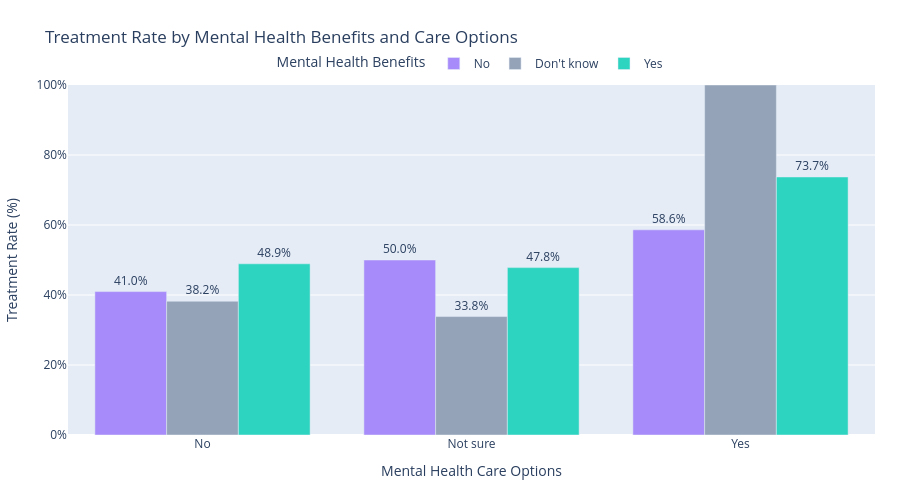

Source (notebook cell):
### Markdown cell above
1. **Why did you pick the specific chart?**

    A grouped bar chart was selected to compare mental health treatment rates across different levels of work interference while also considering family history of mental illness. This allows multiple factors to be examined together and provides a clearer multivariate view of treatment patterns.

2. **What is/are the insight(s) found from the chart?**

    Treatment rates increase substantially as the reported level of work interference increases. Among respondents **without a family history**, treatment rates range from **10.9% for Never** to **79.7% for Often**. Among respondents **with a family history**, treatment rates range from **28.9% for Never** to **90.0% for Often**.

    Respondents with a family history consistently show higher treatment rates across all work-interference levels. The largest difference is observed among respondents reporting **Rarely**, where treatment is **88.9% with a family history compared with 54.3% without one**.

3. **Will the gained insights help creating a positive business impact?**

    Yes. The findings indicate that both work interference and family history are important factors associated with treatment behavior. Organizations can use these insights to strengthen mental health awareness, early support, and access to care, particularly for employees experiencing difficulties that interfere with their work.

### Code cell
# Chart 18 — Treatment Rate by Mental Health Benefits and Care Options

benefits_order = ["No", "Don't know", "Yes"]
care_order = ["No", "Not sure", "Yes"]

d = df[["benefits", "care_options", "treatment"]].dropna().copy()
d["Treatment_Rate"] = d["treatment"].map({"No": 0, "Yes": 1})

d = (
    d.groupby(["benefits", "care_options"], as_index=False)
     .Treatment_Rate.mean()
)

d["Treatment_Rate"] *= 100

fig = px.bar(
    d,
    x="care_options",
    y="Treatment_Rate",
    color="benefits",
    barmode="group",
    text="Treatment_Rate",
    category_orders={
        "care_options": care_order,
        "benefits": benefits_order
    },
    labels={
        "care_options": "Mental Health Care Options",
        "Treatment_Rate": "Treatment Rate (%)",
        "benefits": "Mental Health Benefits"
    },
    title="Treatment Rate by Mental Health Benefits and Care Options",
    color_discrete_map={
        "No": "#A78BFA",
        "Don't know": "#94A3B8",
        "Yes": "#2DD4BF"
    }
)

fig.update_traces(
    texttemplate="%{text:.1f}%",
    textposition="outside",
    hovertemplate=(
        "<b>Care Options:</b> %{x}<br>"
        "<b>Mental Health Benefits:</b> %{fullData.name}<br>"
        "<b>Treatment Rate:</b> %{y:.1f}%<extra></extra>"
    )
)

fig.update_layout(
    height=500,
    margin=dict(l=20, r=25, t=85, b=65),
    yaxis=dict(title="Treatment Rate (%)", range=[0, 100], ticksuffix="%"),
    xaxis=dict(title="Mental Health Care Options"),
    legend=dict(
        title="Mental Health Benefits",
        orientation="h",
        yanchor="bottom", y=1.02,
        xanchor="center", x=0.5
    )
)

fig.show()

### Figure 1 — Plotly figure (JSON) as saved in the notebook; plotly's stock layout.template omitted (floating-point values rounded to 4 significant figures)
{"data": [{"alignmentgroup": "True", "hovertemplate": "<b>Care Options:</b> %{x}<br><b>Mental Health Benefits:</b> %{fullData.name}<br><b>Treatment Rate:</b> %{y:.1f}%<extra></extra>", "legendgroup": "No", "marker": {"color": "#A78BFA", "pattern": {"shape": ""}}, "name": "No", "offsetgroup": "No", "orientation": "v", "showlegend": true, "text": [40.98, 50.0, 58.62], "textposition": "outside", "texttemplate": "%{text:.1f}%", "type": "bar", "x": ["No", "Not sure", "Yes"], "xaxis": "x", "y": [40.98, 50.0, 58.62], "yaxis": "y"}, {"alignmentgroup": "True", "hovertemplate": "<b>Care Options:</b> %{x}<br><b>Mental Health Benefits:</b> %{fullData.name}<br><b>Treatment Rate:</b> %{y:.1f}%<extra></extra>", "legendgroup": "Don't know", "marker": {"color": "#94A3B8", "pattern": {"shape": ""}}, "name": "Don't know", "offsetgroup": "Don't know", "orientation": "v", "showlegend": true, "text": [38.24, 33.84, 100.0], "textposition": "outside", "texttemplate": "%{text:.1f}%", "type": "bar", "x": ["No", "Not sure", "Yes"], "xaxis": "x", "y": [38.24, 33.84, 100.0], "yaxis": "y"}, {"alignmentgroup": "True", "hovertemplate": "<b>Care Options:</b> %{x}<br><b>Mental Health Benefits:</b> %{fullData.name}<br><b>Treatment Rate:</b> %{y:.1f}%<extra></extra>", "legendgroup": "Yes", "marker": {"color": "#2DD4BF", "pattern": {"shape": ""}}, "name": "Yes", "offsetgroup": "Yes", "orientation": "v", "showlegend": true, "text": [48.91, 47.83, 73.72], "textposition": "outside", "texttemplate": "%{text:.1f}%", "type": "bar", "x": ["No", "Not sure", "Yes"], "xaxis": "x", "y": [48.91, 47.83, 73.72], "yaxis": "y"}], "layout": {"barmode": "group", "height": 500, "legend": {"orientation": "h", "title": {"text": "Mental Health Benefits"}, "tracegroupgap": 0, "x": 0.5, "xanchor": "center", "y": 1.02, "yanchor": "bottom"}, "margin": {"b": 65, "l": 20, "r": 25, "t": 85}, "title": {"text": "Treatment Rate by Mental Health Benefits and Care Options"}, "xaxis": {"anchor": "y", "categoryarray": ["No", "Not sure", "Yes"], "categoryorder": "array", "domain": [0, 1], "title": {"text": "Mental Health Care Options"}}, "yaxis": {"anchor": "x", "domain": [0, 1], "range": [0, 100], "ticksuffix": "%", "title": {"text": "Treatment Rate (%)"}}}}
